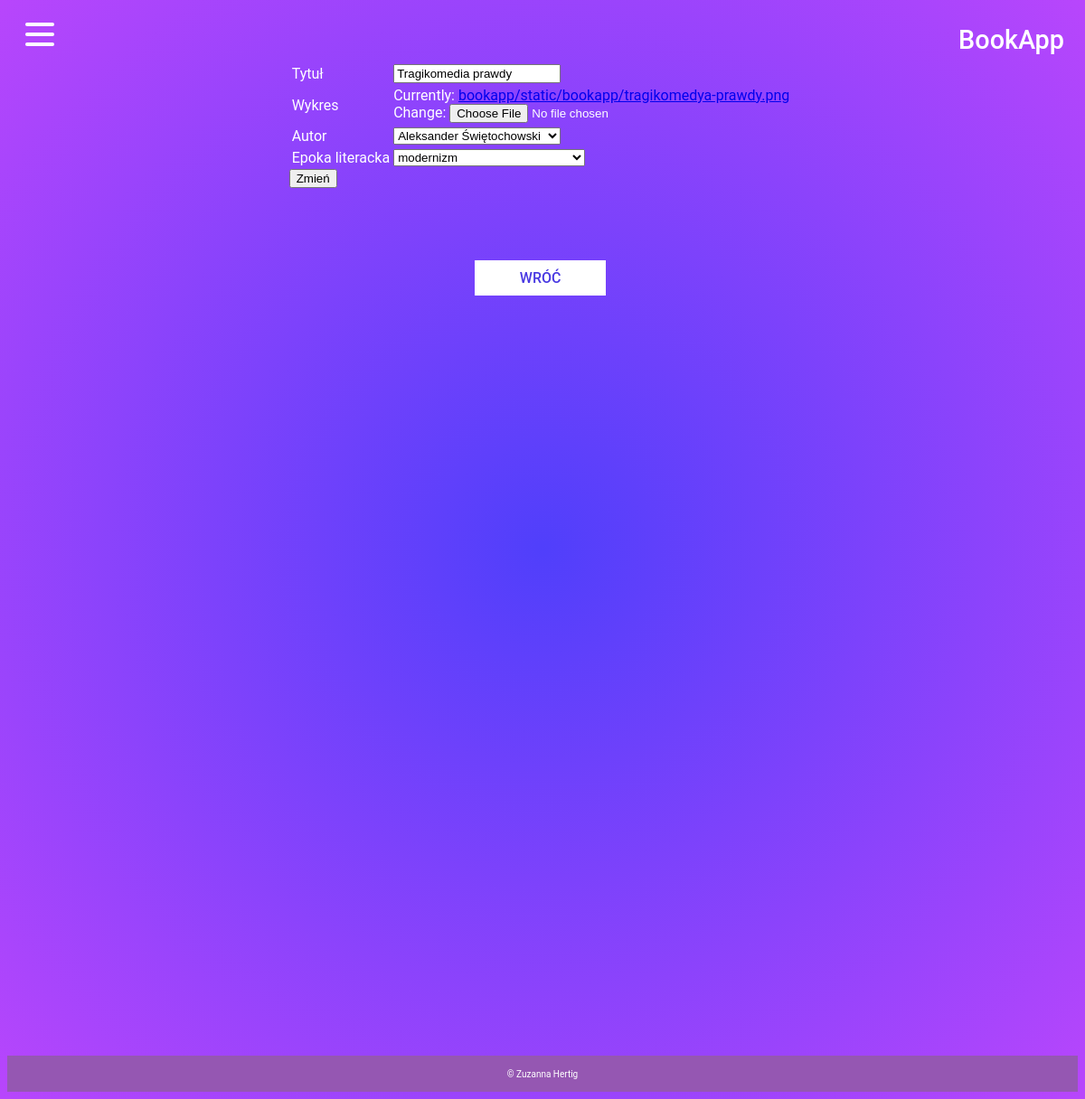
Page /bookapp/ksiazki/update/2 on the committed database.
### bookapp/models.py (models this page shows, shortened)
class Book(models.Model):
    title = models.CharField(max_length=100, verbose_name='Tytuł')
    image = models.ImageField(verbose_name='Wykres', upload_to='bookapp/static/bookapp/')
    author = models.ForeignKey(Author, on_delete=models.CASCADE, verbose_name='Autor')
    period = models.ForeignKey(Period, on_delete=models.CASCADE, verbose_name='Epoka literacka')

### bookapp/views.py (the view)
# urls.py: path('ksiazki/update/<int:book_id>', views.books_update, name='ksiazki_modyfikuj'),
def books_update(request, book_id):
    book = get_object_or_404(Book, pk=book_id)
    form = BookForm(request.POST or None, instance=book)
    if form.is_valid():
        form.save()
        return redirect('ksiazki')
    return render(request, 'bookapp/book/update.html', locals())

### bookapp/forms.py
class BookForm(forms.ModelForm):
    class Meta:
        model = Book
        fields = ['title', 'image', 'author', 'period']
        error_messages = {
            'title': my_default_errors,
            'image': my_default_errors,
            'author': my_default_errors,
            'period': my_default_errors
        }

### bookapp/models.py (called while the page is built)
    def __str__(self):
        return self.name + ' ' + self.surname

    def __str__(self):
        return self.name

### bookapp/templates/bookapp/book/update.html (shortened to what this page needs)
{% extends 'bookapp/base.html' %}
{% block content %}
<div class="container">
<form action="{% url 'ksiazki_modyfikuj' book_id %}" method="post">
    <table class="table--no-borders">
        {% for field in form %}
            <tr>
                <td>{{ field.label }}</td>
                <td>{{ field }}</td>
                <td>{{ field.errors.as_text }}</td>
            </tr>
        {% endfor %}
    </table>
    <input type="submit" value="Zmień">
</form>
</div>
<p class="button">
    <a href="{% url 'ksiazki' %}" class="button1">Wróć</a></p>
{% endblock content %}

### main/static/style.css (style rules this page uses)
body { background: radial-gradient(circle, rgba(80,63,251,1) 0%, rgba(184,70,252,1) 100%); font-family: 'Roboto', sans-serif; color: #FFFFFF; }
a.button1 { display: inline-block; padding: 0.5em 3em; border: 0.16em solid #FFFFFF; margin: 0 0.3em 0.3em 0; box-sizing: border-box; text-decoration: none; text-transform: uppercase; font-weight: 500; color: #4838e2; background-color: #FFFFFF; text-align: center; transition: all 0.15s; display: flex; justify-content: center; align-items: center; }
.button { display: flex; justify-content: center; align-items: center; margin-top: 5em; }
.container { display: flex; justify-content: center; align-items: center; }

### rows in the picture
Book: form "Tragikomedia prawdy" "Aleksander Świętochowski" "modernizm"

### other values in the picture
{{ field.label }} "Tytuł" "Wykres" "Autor" "Epoka literacka"
